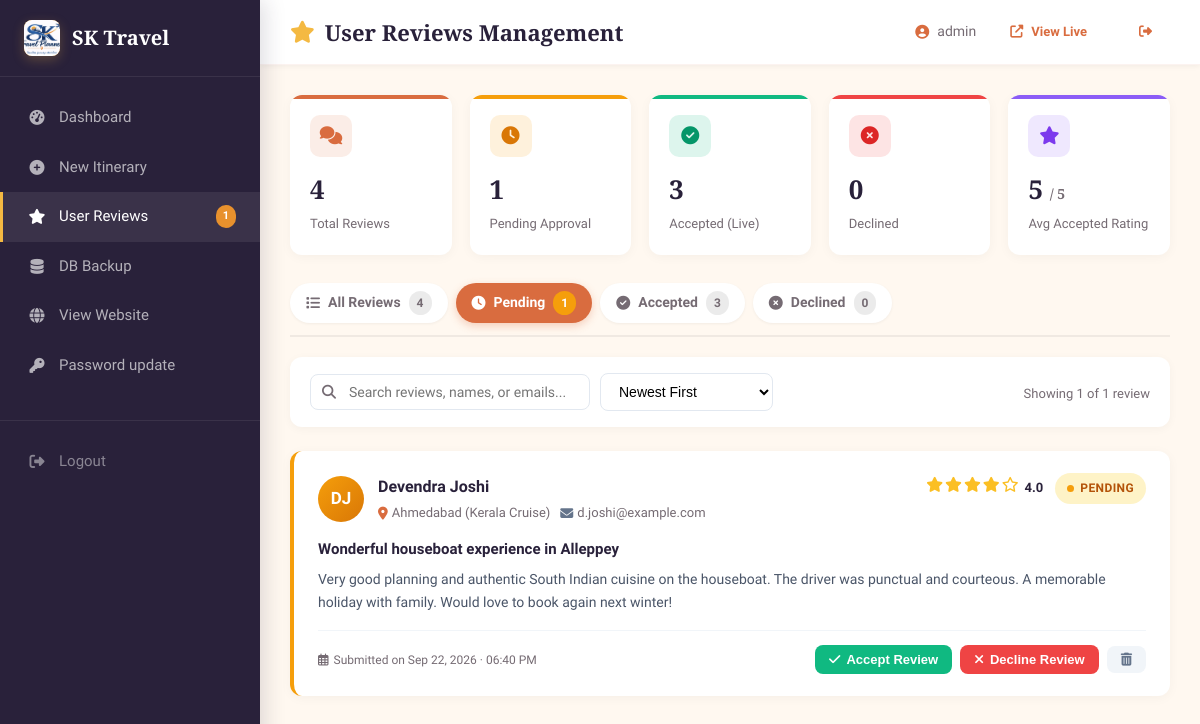
/admin/reviews.php?filter=pending (signed in), run on the app's committed database.
### tables this page shows
CREATE TABLE IF NOT EXISTS user_reviews (
    id            INT AUTO_INCREMENT PRIMARY KEY,
    user_name     VARCHAR(100) NOT NULL,
    user_email    VARCHAR(150) DEFAULT NULL,
    user_location VARCHAR(100) DEFAULT NULL,
    rating        TINYINT UNSIGNED NOT NULL DEFAULT 5,
    review_title  VARCHAR(255) DEFAULT NULL,
    review_text   TEXT NOT NULL,
    status        ENUM('pending', 'approved', 'declined') NOT NULL DEFAULT 'pending',
    created_at    TIMESTAMP NOT NULL DEFAULT CURRENT_TIMESTAMP,
    updated_at    TIMESTAMP NOT NULL DEFAULT CURRENT_TIMESTAMP ON UPDATE CURRENT_TIMESTAMP,
    INDEX idx_status (status),
    INDEX idx_rating (rating),
    INDEX idx_created_at (created_at)
);

### config.php (called while the page is built, shortened)
<?php
function e($string): string
{
    return htmlspecialchars(
        (string) $string,
        ENT_QUOTES | ENT_HTML5,
        'UTF-8'
    );
}
function clean($string): string
{
    return trim(
        strip_tags(
            (string) $string
        )
    );
}
?>

### admin/reviews.php (the view, shortened to what this page needs)
<?php
require_once __DIR__ . '/../config.php';
$totalReviews    = (int)$pdo->query("SELECT COUNT(*) FROM user_reviews")->fetchColumn();
$pendingReviews  = (int)$pdo->query("SELECT COUNT(*) FROM user_reviews WHERE status = 'pending'")->fetchColumn();
$approvedReviews = (int)$pdo->query("SELECT COUNT(*) FROM user_reviews WHERE status = 'approved'")->fetchColumn();
$declinedReviews = (int)$pdo->query("SELECT COUNT(*) FROM user_reviews WHERE status = 'declined'")->fetchColumn();
$avgRating       = (float)($pdo->query("SELECT ROUND(AVG(rating), 1) FROM user_reviews WHERE status = 'approved'")->fetchColumn() ?: 0);
$filter = clean($_GET['filter'] ?? 'all');
$search = clean($_GET['search'] ?? '');
$sort   = clean($_GET['sort'] ?? 'newest');
$sortMap = [
    'newest'      => 'created_at DESC',
    'oldest'      => 'created_at ASC',
    'rating_high' => 'rating DESC, created_at DESC',
    'rating_low'  => 'rating ASC, created_at DESC',
];
$sortSql = $sortMap[$sort] ?? 'created_at DESC';
$page    = max(1, (int)($_GET['page'] ?? 1));
$perPage = 10;
$whereClauses = [];
$params       = [];
if ($filter === 'pending') {
    $whereClauses[] = "status = 'pending'";
} elseif ($filter === 'approved') {
    $whereClauses[] = "status = 'approved'";
} elseif ($filter === 'declined') {
    $whereClauses[] = "status = 'declined'";
}
$whereSql = !empty($whereClauses) ? 'WHERE ' . implode(' AND ', $whereClauses) : '';
$countStmt = $pdo->prepare("SELECT COUNT(*) FROM user_reviews {$whereSql}");
$countStmt->execute($params);
$filteredCount = (int)$countStmt->fetchColumn();
$offset = ($page - 1) * $perPage;
$dataStmt = $pdo->prepare("SELECT * FROM user_reviews {$whereSql} ORDER BY {$sortSql} LIMIT {$perPage} OFFSET {$offset}");
$dataStmt->execute($params);
$reviews = $dataStmt->fetchAll();
?>
<!DOCTYPE html>
<html lang="en">
<head>
    <link rel="stylesheet" href="../style.css">
    <link rel="stylesheet" href="https://cdnjs.cloudflare.com/ajax/libs/font-awesome/6.5.0/css/all.min.css">
</head>
<body>
<div class="admin-layout">
    <?php include __DIR__ . '/sidebar-fragment.php'; ?>
    <div class="admin-main">
        <div class="admin-topbar">
            <h1><i class="fas fa-star" style="color:var(--accent);"></i> User Reviews Management</h1>
            <div class="admin-topbar-right">
                <span class="admin-name"><i class="fas fa-user-circle"></i> <?= e($_SESSION['admin_user']) ?></span>
                <a href="../index.php#reviews" target="_blank" class="btn btn-ghost btn-sm" title="View Public Reviews Section">
                    <i class="fas fa-external-link-alt"></i> View Live
                </a>
                <a href="logout.php" class="btn btn-ghost btn-sm" title="Logout"><i class="fas fa-sign-out-alt"></i></a>
            </div>
        </div>
        <div class="admin-content">
            <div class="stats-grid">
                <div class="stat-card c-all">
                    <div class="stat-icon"><i class="fas fa-comments"></i></div>
                    <div class="stat-value"><?= $totalReviews ?></div>
                    <div class="stat-label">Total Reviews</div>
                </div>
                <div class="stat-card c-pending">
                    <div class="stat-icon"><i class="fas fa-clock"></i></div>
                    <div class="stat-value"><?= $pendingReviews ?></div>
                    <div class="stat-label">Pending Approval</div>
                </div>
                <div class="stat-card c-approved">
                    <div class="stat-icon"><i class="fas fa-check-circle"></i></div>
                    <div class="stat-value"><?= $approvedReviews ?></div>
                    <div class="stat-label">Accepted (Live)</div>
                </div>
                <div class="stat-card c-declined">
                    <div class="stat-icon"><i class="fas fa-times-circle"></i></div>
                    <div class="stat-value"><?= $declinedReviews ?></div>
                    <div class="stat-label">Declined</div>
                </div>
                <div class="stat-card c-rating">
                    <div class="stat-icon"><i class="fas fa-star"></i></div>
                    <div class="stat-value"><?= $avgRating ?> <span style="font-size:14px;color:var(--text-muted);">/ 5</span></div>
                    <div class="stat-label">Avg Accepted Rating</div>
                </div>
            </div>
            <div class="filter-tabs">
                <a href="reviews.php?filter=all<?= $search ? '&search=' . urlencode($search) : '' ?><?= $sort ? '&sort=' . urlencode($sort) : '' ?>"
                   class="filter-tab <?= $filter === 'all' ? 'active' : '' ?>">
                    <i class="fas fa-list"></i> All Reviews
                    <span class="tab-badge"><?= $totalReviews ?></span>
                </a>
                <a href="reviews.php?filter=pending<?= $search ? '&search=' . urlencode($search) : '' ?><?= $sort ? '&sort=' . urlencode($sort) : '' ?>"
                   class="filter-tab <?= $filter === 'pending' ? 'active' : '' ?>">
                    <i class="fas fa-clock"></i> Pending
                    <span class="tab-badge" style="<?= $pendingReviews > 0 ? 'background:#f59e0b;color:#fff;' : '' ?>"><?= $pendingReviews ?></span>
                </a>
                <a href="reviews.php?filter=approved<?= $search ? '&search=' . urlencode($search) : '' ?><?= $sort ? '&sort=' . urlencode($sort) : '' ?>"
                   class="filter-tab <?= $filter === 'approved' ? 'active' : '' ?>">
                    <i class="fas fa-check-circle"></i> Accepted
                    <span class="tab-badge"><?= $approvedReviews ?></span>
                </a>
                <a href="reviews.php?filter=declined<?= $search ? '&search=' . urlencode($search) : '' ?><?= $sort ? '&sort=' . urlencode($sort) : '' ?>"
                   class="filter-tab <?= $filter === 'declined' ? 'active' : '' ?>">
                    <i class="fas fa-times-circle"></i> Declined
                    <span class="tab-badge"><?= $declinedReviews ?></span>
                </a>
            </div>
            <div class="toolbar">
                <div class="toolbar-left" style="display:flex;align-items:center;gap:12px;flex-wrap:wrap;">
                    <form method="GET" action="reviews.php" style="display:flex;gap:10px;align-items:center;flex-wrap:wrap;">
                        <div class="search-box">
                            <i class="fas fa-search"></i>
                            <input type="text" name="search" value="<?= e($search) ?>" placeholder="Search reviews, names, or emails...">
                        </div>
                        <select name="sort" onchange="this.form.submit()" style="padding:9px 14px;border:1.5px solid #e2e8f0;border-radius:8px;font-size:14px;background:#fff;cursor:pointer;">
                            <option value="newest" <?= $sort === 'newest' ? 'selected' : '' ?>>Newest First</option>
                        </select>
                    </form>
                </div>
                <div class="toolbar-right">
                    <span style="font-size:13px;color:var(--text-muted);">
                        Showing <?= count($reviews) ?> of <?= $filteredCount ?> review<?= $filteredCount !== 1 ? 's' : '' ?>
                    </span>
                </div>
            </div>
            <?php if (empty($reviews)): ?>
                <div style="background:#fff;border-radius:12px;padding:60px 20px;text-align:center;color:var(--text-muted);box-shadow:0 2px 10px rgba(0,0,0,0.04);">
                    <i class="fas fa-comment-slash" style="font-size:44px;color:#cbd5e1;margin-bottom:16px;"></i>
                    <h3 style="font-size:20px;color:var(--dark);margin-bottom:8px;">No reviews found</h3>
                    <p style="font-size:14px;margin-bottom:20px;">
                        <?= $search ? 'No reviews matching your search criteria.' : 'There are currently no reviews in this category.' ?>
                    </p>
                    <?php if ($search || $filter !== 'all'): ?>
                        <a href="reviews.php" class="btn btn-outline"><i class="fas fa-undo"></i> Show All Reviews</a>
                    <?php endif; ?>
                </div>
            <?php else: ?>
                <div class="reviews-container">
                    <?php foreach ($reviews as $rev):
                        $statusClass = $rev['status'] === 'approved' ? 'approved' : ($rev['status'] === 'declined' ? 'declined' : 'pending');
                        $initials = '';
                        $parts = explode(' ', trim($rev['user_name']));
                        foreach (array_slice($parts, 0, 2) as $p) {
                            $initials .= mb_substr($p, 0, 1);
                        }
                    ?>
                        <div class="review-row-card status-border-<?= $statusClass ?>" id="review-card-<?= (int)$rev['id'] ?>">
                            <div class="review-card-header">
                                <div class="reviewer-info">
                                    <div class="reviewer-avatar">
                                        <?= e($initials ?: 'U') ?>
                                    </div>
                                    <div>
                                        <div class="reviewer-name"><?= e($rev['user_name']) ?></div>
                                        <div class="reviewer-meta">
                                            <?php if (!empty($rev['user_location'])): ?>
                                                <span><i class="fas fa-map-marker-alt" style="color:var(--primary);"></i> <?= e($rev['user_location']) ?></span>
                                            <?php endif; ?>
                                            <?php if (!empty($rev['user_email'])): ?>
                                                <span><i class="fas fa-envelope" style="color:#64748b;"></i> <?= e($rev['user_email']) ?></span>
                                            <?php endif; ?>
                                        </div>
                                    </div>
                                </div>
                                <div class="review-header-right">
                                    <div class="stars-display">
                                        <?php for ($s = 1; $s <= 5; $s++): ?>
                                            <i class="<?= $s <= (int)$rev['rating'] ? 'fas' : 'far' ?> fa-star"></i>
                                        <?php endfor; ?>
                                        <span class="rating-val"><?= (int)$rev['rating'] ?>.0</span>
                                    </div>
                                    <span class="status-badge <?= $statusClass ?>" id="badge-<?= (int)$rev['id'] ?>">
                                        <span class="dot"></span>
                                        <span class="badge-text">
                                            <?= $rev['status'] === 'approved' ? 'Accepted' : ($rev['status'] === 'declined' ? 'Declined' : 'Pending') ?>
                                        </span>
                                    </span>
                                </div>
                            </div>
                            <div class="review-card-body">
                                <?php if (!empty($rev['review_title'])): ?>
                                    <div class="review-item-title"><?= e($rev['review_title']) ?></div>
                                <?php endif; ?>
                                <p class="review-item-text"><?= nl2br(e($rev['review_text'])) ?></p>
                            </div>
                            <div class="review-card-footer">
                                <div class="review-date">
                                    <i class="far fa-calendar-alt"></i> Submitted on <?= date('M d, Y · h:i A', strtotime($rev['created_at'])) ?>
                                </div>
                                <div class="review-actions-group" id="actions-<?= (int)$rev['id'] ?>">
                                    <button type="button"
                                            class="btn-act btn-act-accept"
                                            onclick="handleReviewAction(<?= (int)$rev['id'] ?>, 'accept')"
                                            title="Accept and publish review on website"
                                            style="<?= $rev['status'] === 'approved' ? 'opacity:0.6;' : '' ?>">
                                        <i class="fas fa-check"></i>
                                        <?= $rev['status'] === 'approved' ? 'Accepted' : 'Accept Review' ?>
                                    </button>
                                    <button type="button"
                                            class="btn-act btn-act-decline"
                                            onclick="handleReviewAction(<?= (int)$rev['id'] ?>, 'decline')"
                                            title="Decline review (hide from website)"
                                            style="<?= $rev['status'] === 'declined' ? 'opacity:0.6;' : '' ?>">
                                        <i class="fas fa-times"></i>
                                        <?= $rev['status'] === 'declined' ? 'Declined' : 'Decline Review' ?>
                                    </button>
                                    <button type="button"
                                            class="btn-act btn-act-delete"
                                            onclick="deleteReview(<?= (int)$rev['id'] ?>)"
                                            title="Permanently Delete Review">
                                        <i class="fas fa-trash-alt"></i>
                                    </button>
                                </div>
                            </div>
                        </div>
                    <?php endforeach; ?>
                </div>
            <?php endif; ?>
        </div>
    </div>
</div>
</body>
</html>

### data on the page
user_reviews: initials "DJ", user_name "Devendra Joshi", user_location "Ahmedabad (Kerala Cruise)", user_email "d.joshi@example.com", rating "4", status "PENDING", review_title "Wonderful houseboat experience in Alleppey", review_text "Very good planning and authentic South Indian cuisine on the houseboat. The driver was punctual and courteous. A memorable holiday with family. Would love to book again next winter!", created_at "Sep 22, 2026 · 06:40 PM"

### other printed values
$sidebarPendingReviews "1"
$_SESSION['admin_user'] "admin"
$totalReviews "4"
$pendingReviews "1"
$approvedReviews "3"
$declinedReviews "0"
$avgRating "5"
count($reviews) "1"
$filteredCount "1"
